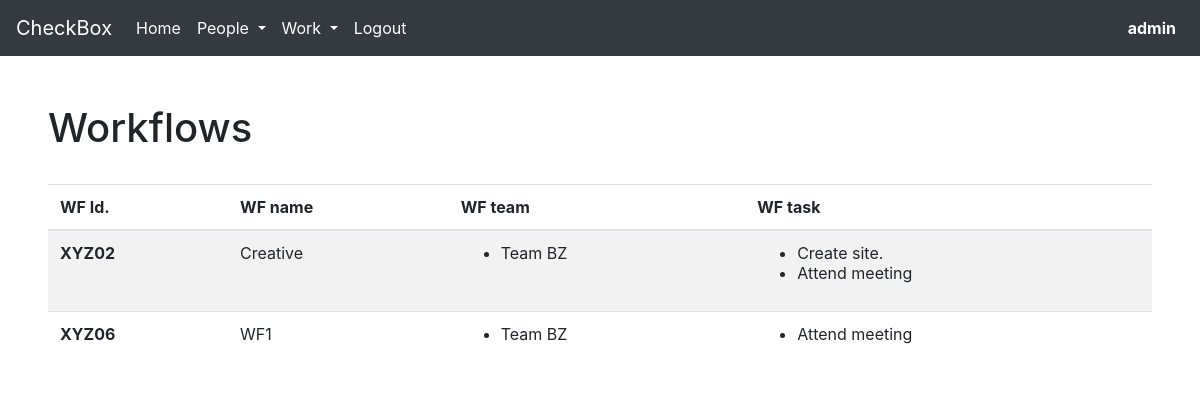
Screenshot of /view_workflows (signed in) with the database file from the repository.
### checkbox/models.py (models this page shows, shortened)
class User(AbstractUser):
    pass

class Workflow(models.Model):
    title = models.CharField(max_length=200, null=True)
    team = models.ManyToManyField(Team, related_name='team')
    task = models.ManyToManyField(Task, related_name='task')

class Team(models.Model):
    title = models.CharField(max_length=200)
    owner = models.ManyToManyField(User, related_name='owner')
    user = models.ManyToManyField(User, related_name='user')

class Task(models.Model):
    title = models.CharField(max_length=200, null=True)
    assignee = models.ManyToManyField(User, related_name='assignee')
    assigned = models.ManyToManyField(User, related_name='assigned')
    due = models.DateField(null=True)
    description = models.CharField(max_length=500, null=True)
    completed = models.BooleanField(default=False)

### checkbox/views.py (the view)
# urls.py: path("view_workflows",views.view_workflow, name='view_workflow'),
def view_workflow(request):
    wfs = []
    for wf in Workflow.objects.all():
        if wf.team.filter(id=request.user.id).count()>0:
            wfs.append(wf)
    return render(request, "checkbox/assigned.html", {
        "workflows":wfs
    })

### checkbox/templates/checkbox/assigned.html (shortened to what this page needs)
{% extends "checkbox/layout.html" %}
{% block body %}
    <h1>Workflows</h1>
    <br>
    <table class="table table-striped table-hover">
        <thead>
            <tr>
            <th scope="col">WF Id.</th>
            <th scope="col">WF name</th>
            <th scope="col">WF team</th>
            <th scope="col">WF task</th>
            </tr>
        </thead>
        <tbody>
        {% for wf in workflows %}
            <tr>
                <th scope="row">XYZ0{{wf.id}}</th>
                <td>{{wf.title}}</td>
                <td>
                    <ul>
                        {% for wfteam in wf.team.all %}
                        <li>{{wfteam.title}}</li>
                        {% endfor %}
                    </ul>
                </td>
                <td>
                    <ul>
                        {% for wftask in wf.task.all %}
                        <li>{{wftask.title}}</li>
                        {% endfor %}
                    </ul>
                </td>
            </tr>
        {% endfor %}
        </tbody>
    </table>
{% endblock body %}

### checkbox/templates/checkbox/layout.html (shortened to what this page needs)
{% load static %}
<html lang="en">
    <head>
        <link rel="stylesheet" href="https://cdn.jsdelivr.net/npm/bootstrap@4.0.0/dist/css/bootstrap.min.css">
        <link rel="stylesheet" href="{% static 'checkbox/css/checkbox.css' %}">
        <link href="https://unpkg.com/multiple-select@1.5.2/dist/multiple-select.min.css" rel="stylesheet">
        <link rel="stylesheet" href="https://cdnjs.cloudflare.com/ajax/libs/font-awesome/4.7.0/css/font-awesome.min.css">
    </head>
    <body>
        {% if user.is_authenticated %}
        <nav class="navbar navbar-expand-lg navbar-dark bg-dark">
            <a class="navbar-brand" href="{% url 'home' %}">CheckBox</a>
            <div class="collapse navbar-collapse" id="navbarNavDropdown">
            <ul class="navbar-nav mr-auto">
                <li class="nav-item active">
                    <a class="nav-link" href="{% url 'home' %}">Home</a>
                </li>
                <li class="nav-item active dropdown">
                    <a class="nav-link dropdown-toggle" href="#" id="navbarDropdownMenuLink" data-toggle="dropdown" aria-haspopup="true" aria-expanded="false">
                        People
                    </a>
                </li>
                <li class="nav-item active dropdown">
                    <a class="nav-link dropdown-toggle" href="#" id="navbarDropdownMenuLink" data-toggle="dropdown" aria-haspopup="true" aria-expanded="false">
                        Work
                    </a>
                </li>
                <li class="nav-item active">
                    <a class="nav-link" href="{% url 'logout' %}">Logout</a>
                </li>
            </ul>
            <ul class="navbar-nav ml-auto">
                <li class="nav-item active">
                    <a class="nav-link"><strong>{{user.username}}</strong></a>
                </li>
            </ul>
            </div>
        </nav>
        <div class="body p-5">
            {% block body %}
            {% endblock %}
        </div>
        {% else %}
            <h2 style="padding-top: 5%; padding-left: 2%;">User forbidden. Kindly check <a href="{% url 'index'%}">login here</a>.</h2>
        {% endif %}
    </body>

### rows the page displays
User: username "admin"
Workflow: id "2", title "Creative"
Team: title "Team BZ"
Task: title "Create site."
Task: title "Attend meeting"
Workflow: id "6", title "WF1"
